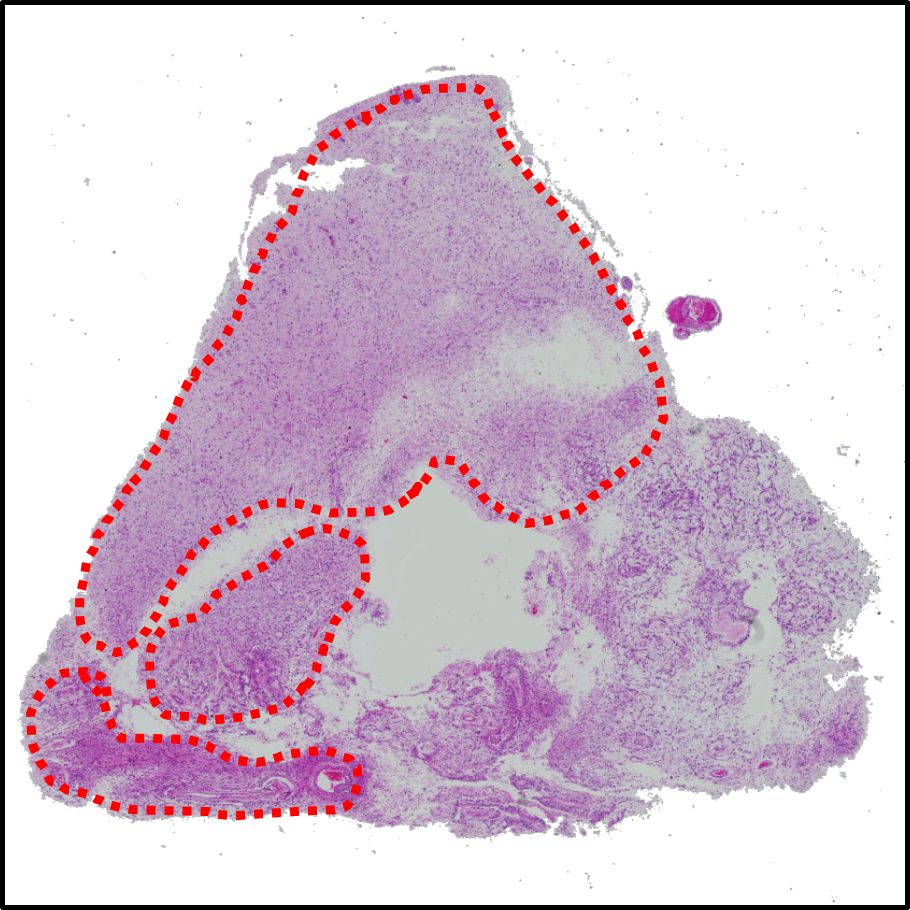
#> input picture he/B127_1.jpg, 910 x 910 px
$ python circleout.py   (older library calls are emulated)
#> lines starting #> are read from the running program, lines starting #| are printed output that depends on the picture; after the words box and inside, x2 and y2 are one past the last pixel; in counts of white or black regions, pixels touching at a corner belong together
### code/functions.py
#!/usr/bin/env python3
# -*- coding: utf-8 -*-
"""
Created on Fri Nov 24 17:18:31 2017

Functions

@author: xiranliu
"""
import numpy as np
from scipy.signal import convolve2d as conv2
from numpy.linalg import svd
import matplotlib.pyplot as plt
from scipy.ndimage.morphology import binary_fill_holes
from scipy.signal import correlate, correlate2d

# Return magnitude, theta of gradients of image X
# [14 lines left out: function grads, not called in this run]


# Return image X with outliers removed

def filterOutlier(X,iter=1,more=1):
    X0 = np.copy(X)
    if iter<1:
        iter = 1
    for i in range(iter):
        X0 = filterOutlierOnce1(X0)
    for i in range(more):
        X0 = filterOutlierOnce2(X0)
    return X0

# Iteratively remove outliers in image X
def filterOutlierOnce1(X):
    if len(X.shape)==3:
        h,w,d = X.shape
        Y = (np.all(X>0,axis=-1)).astype(int)
    else:
        h,w = X.shape
        Y = (X>0).astype(int)
    dsum = np.array([[0,1,0],[1,0,1],[0,1,0]])
    g = conv2(Y,dsum,'same')
    Z = g>2
    if len(X.shape)==3:
        Z = np.dstack([Z]*d)
    return np.multiply(X,Z)

# Iteratively remove outliers in image X
def filterOutlierOnce2(X):
    if len(X.shape)==3:
        h,w,d = X.shape
        Y = (np.all(X>0,axis=-1)).astype(int)
    else:
        h,w = X.shape
        Y = (X>0).astype(int)
    dsum = np.array([[1,1,1],[1,0,1],[1,1,1]])
    g = conv2(Y,dsum,'same')
    Z = g>2
    if len(X.shape)==3:
        Z = np.dstack([Z]*d)
    return np.multiply(X,Z)


# Calculate homography that maps from (x,y) to (x',y')

# [177 lines left out: functions getH, splice, splice2, splice3, not called in this run]


max_shift = 100

# Optimize the transformation
# [90 lines left out: function optimizeSplice, not called in this run]


# Label the H&E staining image according to the pathologies marked out by clinicians using dotted red/blue/yellow lines.

def label(he_img,sample=''):

#> called with sample = 'B127_1'
    height,width = he_img.shape[0],he_img.shape[1]
#> height = 910; width = 910

    # red
    red = np.logical_and(np.logical_and(he_img[:,:,0]>190/255,he_img[:,:,1]<50/255),he_img[:,:,2]<80/255).astype('int')
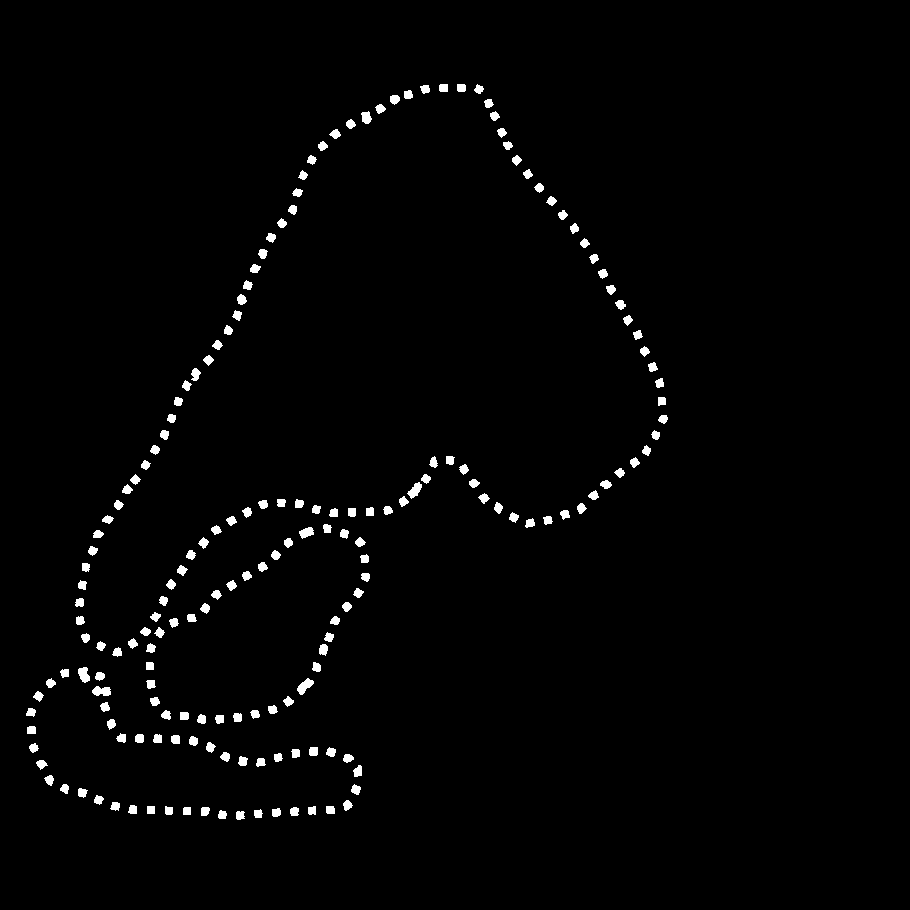
#> red: shape (910, 910) int64; values 0 (black) and 1 (white), 1.6% white; 187 white regions, largest, box (x1, y1, x2, y2) and area: (297, 678, 314, 695) 149, (92, 686, 111, 696) 144, (78, 667, 90, 683) 134

    # blue
    blue = np.logical_and(np.logical_and(he_img[:,:,2]>160/255,he_img[:,:,1]<180/255),he_img[:,:,0]<100/255).astype('int')
#> blue: shape (910, 910) int64; every value is 0

    # yellow
    yellow = np.logical_and(he_img[:,:,0]<250/255,np.logical_and(np.logical_and(he_img[:,:,0]>170/255,he_img[:,:,1]>170/255),he_img[:,:,2]<140/255)).astype('int')


    # Masking
    d = 5
    kernel = np.float32(np.ones((2*d+1,2*d+1)))
    hf = int(np.floor(d/2))
    kernel[d-hf:d+hf,d-hf:d+hf] = 0
    mid_kernel = 1-kernel
    kernel2 = np.float32(np.ones((2*d+1,2*d+1)))

    # RED
    # Connect boundary
    holder = np.zeros(red.shape)
    k = conv2(red,kernel,'valid')
    mid_k = conv2(red,mid_kernel,'valid')
    fill = conv2(red,kernel2,'valid')>0
#> fill: shape (900, 900) bool; 7.7% white; 2 white regions, box (x1, y1, x2, y2) and area: (65, 74, 668, 724) 46926, (16, 657, 362, 820) 15688
    holder[d:height-d,d:width-d] = np.logical_and(k>0,mid_k==0)*fill
#> holder: shape (910, 910) float64; values 0 (black) and 1 (white), 4.4% white; 2 white regions, box (x1, y1, x2, y2) and area: (70, 79, 673, 729) 27351, (21, 662, 367, 825) 9241
    holder = holder+red
#> holder: shape (910, 910) float64; values 0 (black) and 1 (white), 6% white; 189 white regions, largest, box (x1, y1, x2, y2) and area: (70, 79, 673, 729) 27351, (21, 662, 367, 825) 9241, (297, 678, 314, 695) 149
    holder = conv2(holder,np.ones((d,d)),'same')>0
#> holder: shape (910, 910) bool; 9.6% white; 1 white region, box (x1, y1, x2, y2) and area: (19, 77, 675, 827) 79108
    # Fill circle
    filled = binary_fill_holes(holder)
#> filled: shape (910, 910) bool; 30.2% white; 1 white region, box (x1, y1, x2, y2) and area: (19, 77, 675, 827) 249726
    filled = filled*(1-holder)
#> filled: shape (910, 910) int64; values 0 (black) and 1 (white), 20.6% white; 5 white regions, box (x1, y1, x2, y2) and area: (91, 99, 651, 640) 135612, (161, 540, 354, 708) 17639, (43, 684, 346, 804) 13884, (174, 514, 305, 611) 3456, (167, 727, 190, 729) 27
    r_filled = filterOutlier(filled,iter=2,more=2)
#> the loop in filterOutlier, `for i in range(iter):` made 2 passes
#> pass 1, in filterOutlierOnce1, `g = conv2(Y,dsum,'same')`:
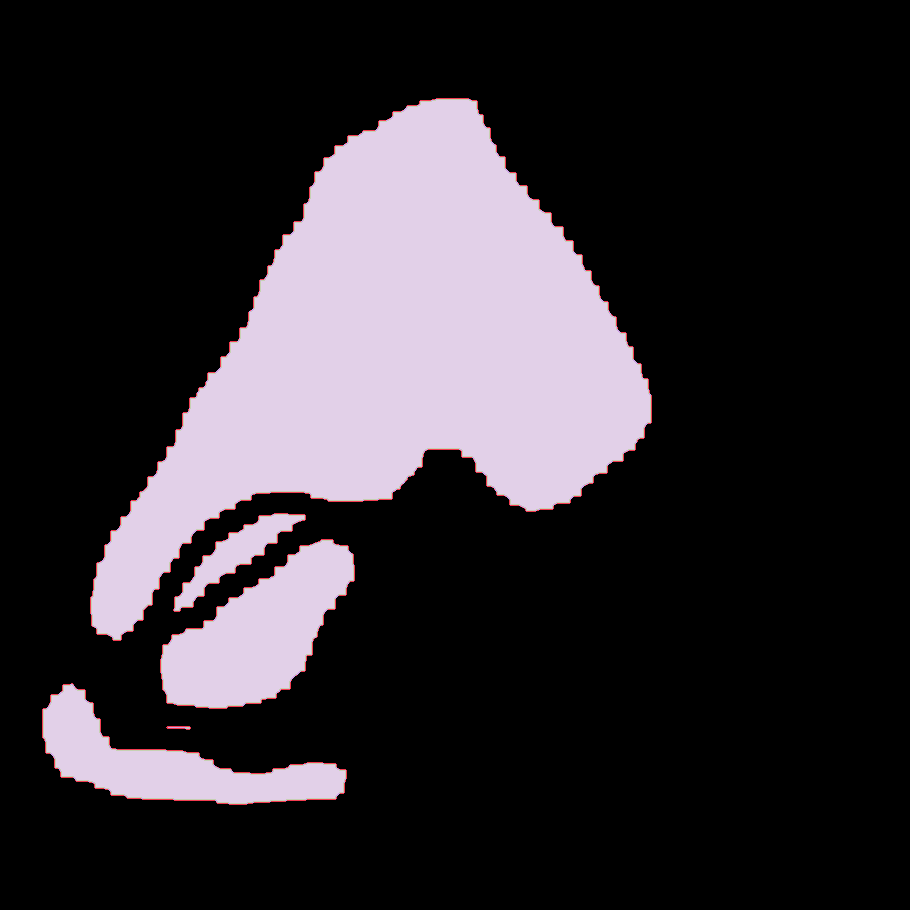
#> g: shape (910, 910) int64; 5 distinct labels, from 0 to 4; one colour per label, 0 black
#> after the loop in filterOutlier, `for i in range(iter):`:
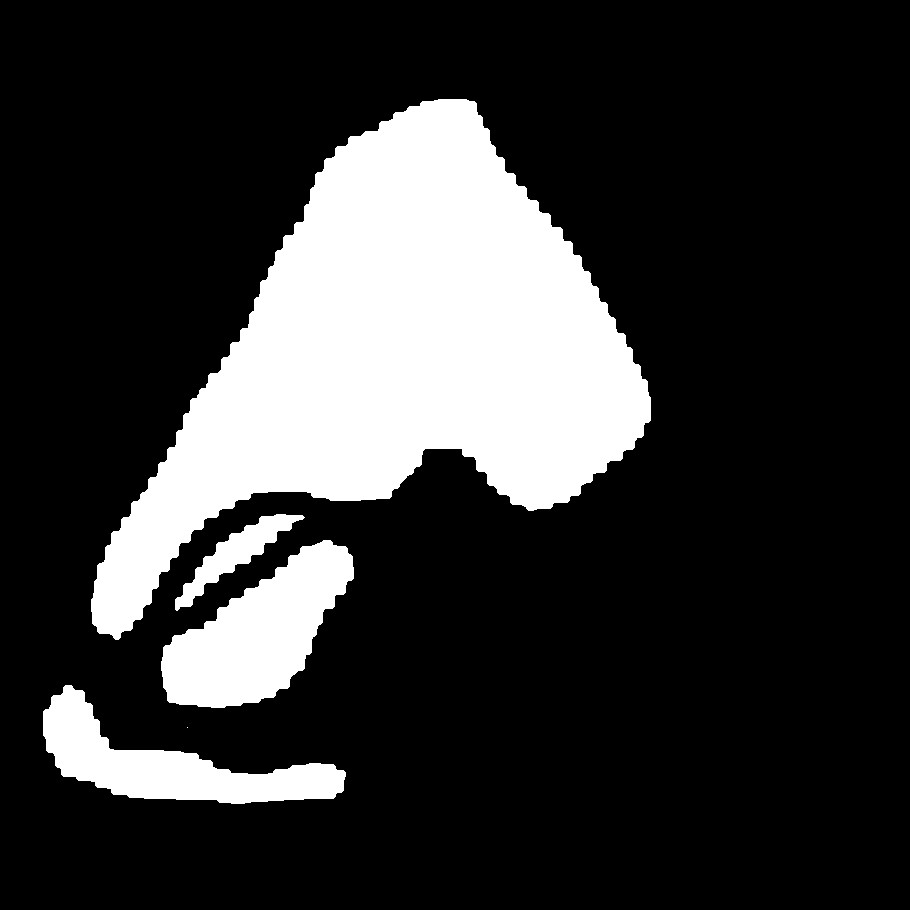
#> X0: shape (910, 910) int64; values 0 (black) and 1 (white), 20.4% white; 5 white regions (1 under 20 px), largest, box (x1, y1, x2, y2) and area: (91, 99, 651, 640) 134829, (161, 540, 354, 708) 17401, (43, 685, 346, 804) 13677, (175, 514, 305, 611) 3300
#> the loop in filterOutlier, `for i in range(more):` made 2 passes
#> pass 1, in filterOutlierOnce2, `g = conv2(Y,dsum,'same')`:
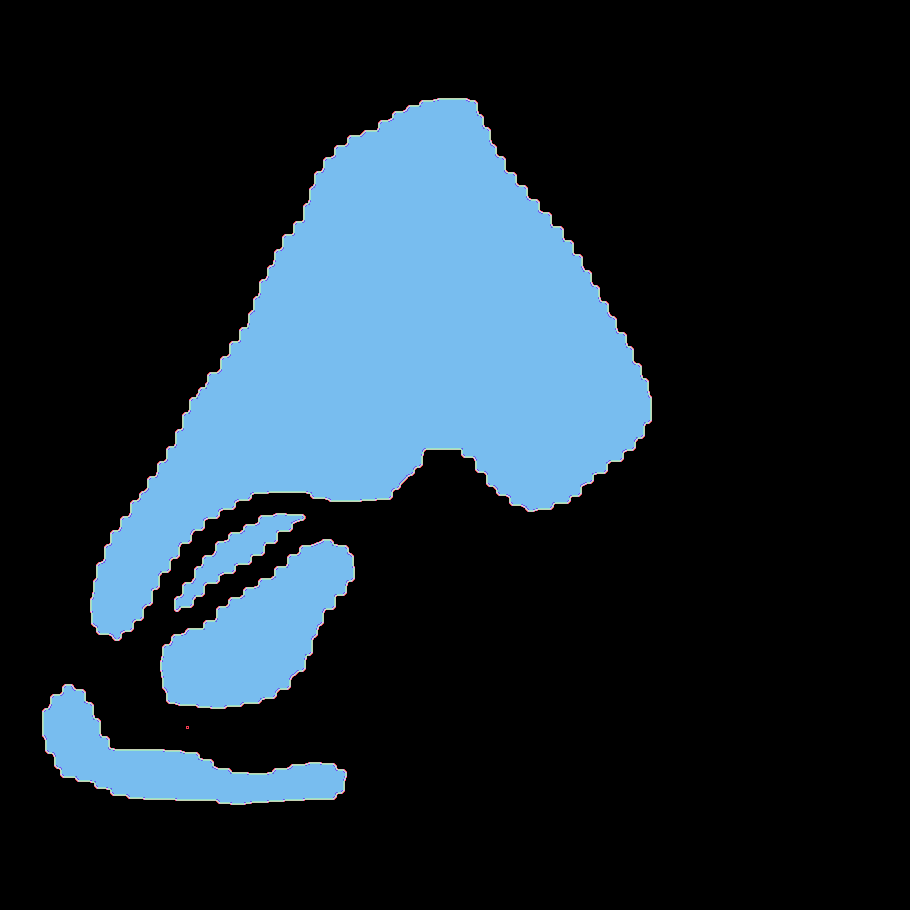
#> g: shape (910, 910) int64; 9 distinct labels, from 0 to 8; one colour per label, 0 black
#> pass 1, in filterOutlierOnce2, `Z = g>2`:
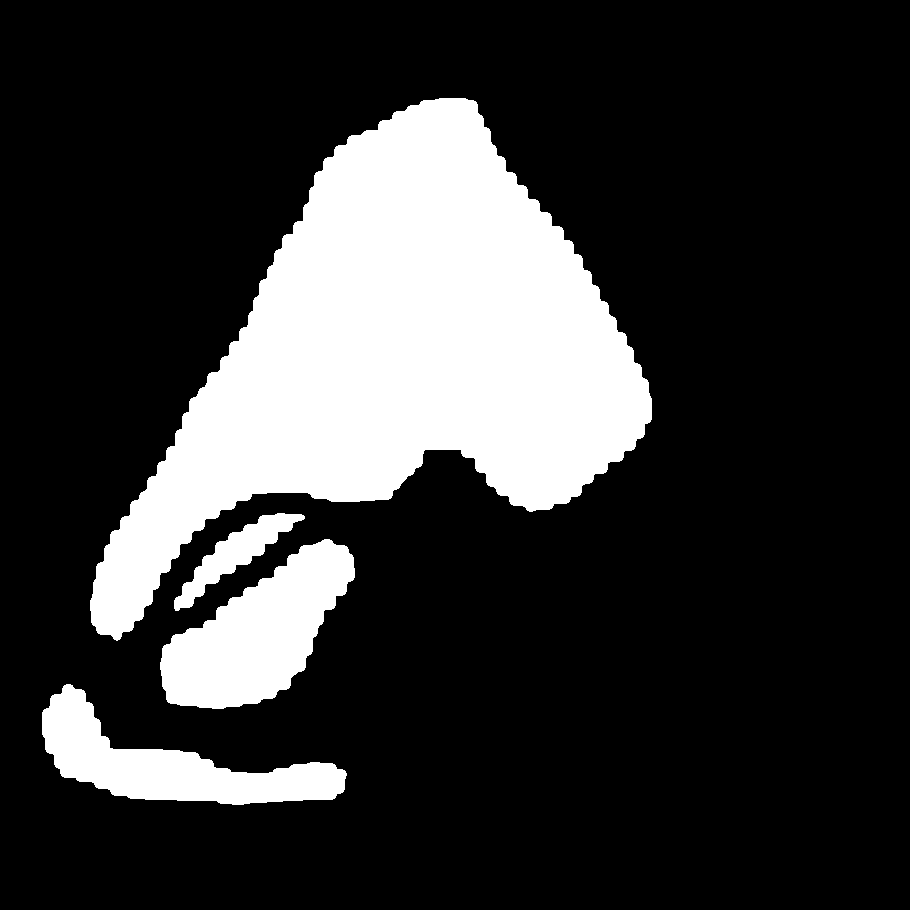
#> Z: shape (910, 910) bool; 20.8% white; 4 white regions, box (x1, y1, x2, y2) and area: (90, 98, 652, 641) 136474, (160, 539, 355, 709) 17905, (42, 684, 347, 805) 14350, (174, 513, 305, 611) 3612


    # BLUE
    # Connect boundary
    holder = np.zeros(blue.shape)
    k = conv2(blue,kernel,'valid')
#> k: shape (900, 900) float64; every value is 0
    mid_k = conv2(blue,mid_kernel,'valid')
    fill = conv2(blue,kernel2,'valid')>0
#> fill: shape (900, 900) bool; every value is 0
    holder[d:height-d,d:width-d] = np.logical_and(k>0,mid_k==0)*fill
    holder = holder+blue
    holder = conv2(holder,np.ones((d,d)),'same')>0
#> holder: shape (910, 910) bool; every value is 0
    # Fill circle
    filled = binary_fill_holes(holder)
    filled = filled*(1-holder)
    b_filled = filterOutlier(filled,iter=2,more=2)


    # YELLOW
    # Connect boundary
    holder = np.zeros(yellow.shape)
    k = conv2(yellow,kernel,'valid')
    mid_k = conv2(yellow,mid_kernel,'valid')
    fill = conv2(yellow,kernel2,'valid')>0
    holder[d:height-d,d:width-d] = np.logical_and(k>0,mid_k==0)*fill
    holder = holder+yellow
    holder = conv2(holder,np.ones((d,d)),'same')>0
    # Fill circle
    filled = binary_fill_holes(holder)
    filled = filled*(1-holder)
    y_filled = filterOutlier(filled,iter=2,more=2)

    filled = r_filled+2*b_filled+3*y_filled

    fig1 = plt.figure(1)
    plt.imshow(filled,cmap='jet')
#    plt.colorbar()
    plt.clim(0,3)
    fig1.savefig('../img/'+sample+'_mask.png')
    plt.close(fig1)

    # display both
    fig2 = plt.figure(2)
    plt.imshow(he_img)
    plt.imshow(filled,cmap='jet',alpha=0.5)
#    plt.colorbar()
    plt.clim(0,3)
    fig2.savefig('../img/'+sample+'_label.png')
#    plt.close(fig2)

    return filled


# Compute cross-correlatino between two images of the same size.
# [7 lines left out: function crossCorrelation, not called in this run]

### code/circleout.py
#!/usr/bin/env python3
# -*- coding: utf-8 -*-
"""
Created on Fri Nov 24 16:32:30 2017

Generate labeling masking based on pathologies marked out on H&E staining image

@author: xiranliu
"""
import numpy as np
from skimage.io import imread, imsave
import matplotlib.pyplot as plt
from PIL import Image
from os.path import normpath as fn # Fixes window/linux path conventions
import functions as fnc
from scipy.io import loadmat
from scipy import ndimage
import itertools
from scipy.signal import convolve2d as conv2
from scipy.ndimage.morphology import binary_fill_holes


sample = 'B127_1'

#samples = ['B92','B94','B95_1','B95_2','B96','B97','B120_1','B120_2','B121','B122_1','B122_2','B122_3','B122_4','B122_4_5','B123','B124_5','B124_7','B125','B126','B127_1','B127_2','B128']

#for sample in samples:
print (sample)
# H&E Image
he_img = np.float32(imread(fn('../he/'+sample+'.jpg')))/255.
# Labeling on H&E
fnc.label(he_img,sample)


#img_gray = np.float32(imread(fn('../he/'+sample+'.jpg'),as_grey=True))
#
#
### D-HISTO MAP
# [10 lines of commented-out code are left out]
### Display images for manually-specified points
#fig = plt.figure(1)
#
#plt.subplot(121)
#plt.title((sample+' H&E Image'))
#plt.imshow(img_gray,cmap='gray')
#
#plt.subplot(122)
#plt.title((sample+' D-Histo Map'))
#plt.imshow(dh_img,cmap='gray')
#
##cid = fig.canvas.mpl_connect('button_press_event', onclick)
#
#plt.show(1)
#
#fig = plt.figure(2)
#plt.imshow(he_img)
#
#
#height,width = he_img.shape
#
## red
#red = np.logical_and(np.logical_and(he_img[:,:,0]>200/255,he_img[:,:,1]<50/255),he_img[:,:,2]<50/255).astype('int')
#
## blue
#blue = np.logical_and(np.logical_and(he_img[:,:,2]>200/255,he_img[:,:,1]<200/255),he_img[:,:,0]<100/255).astype('int')
#
## yellow
#yellow = np.logical_and(np.logical_and(he_img[:,:,0]>200/255,he_img[:,:,1]>200/255),he_img[:,:,2]<150/255).astype('int')
#
#
## Masking
#d = 5
#kernel = np.float32(np.ones((2*d+1,2*d+1)))
#hf = int(np.floor(d/2))
#kernel[d-hf:d+hf,d-hf:d+hf] = 0
#mid_kernel = 1-kernel
#kernel2 = np.float32(np.ones((2*d+1,2*d+1)))
#
## RED
## Connect boundary
#holder = np.zeros(red.shape)
#k = conv2(red,kernel,'valid')
#mid_k = conv2(red,mid_kernel,'valid')
#fill = conv2(red,kernel2,'valid')>0
#holder[d:height-d,d:width-d] = np.logical_and(k>0,mid_k==0)*fill
#holder = holder+red
#holder = conv2(holder,np.ones((d,d)),'same')>0
## Fill circle
#filled = binary_fill_holes(holder)
#filled = filled*(1-holder)
#r_filled = fnc.filterOutlier(filled,iter=2,more=2)
#
#
## BLUE
## Connect boundary
#holder = np.zeros(blue.shape)
#k = conv2(blue,kernel,'valid')
#mid_k = conv2(blue,mid_kernel,'valid')
#fill = conv2(blue,kernel2,'valid')>0
#holder[d:height-d,d:width-d] = np.logical_and(k>0,mid_k==0)*fill
#holder = holder+blue
#holder = conv2(holder,np.ones((d,d)),'same')>0
## Fill circle
#filled = binary_fill_holes(holder)
#filled = filled*(1-holder)
#b_filled = fnc.filterOutlier(filled,iter=2,more=2)
#
#
## YELLOW
## Connect boundary
#holder = np.zeros(yellow.shape)
#k = conv2(yellow,kernel,'valid')
#mid_k = conv2(yellow,mid_kernel,'valid')
#fill = conv2(yellow,kernel2,'valid')>0
#holder[d:height-d,d:width-d] = np.logical_and(k>0,mid_k==0)*fill
#holder = holder+yellow
#holder = conv2(holder,np.ones((d,d)),'same')>0
## Fill circle
#filled = binary_fill_holes(holder)
#filled = filled*(1-holder)
#y_filled = fnc.filterOutlier(filled,iter=2,more=2)
#
#filled = r_filled+2*b_filled+3*y_filled
#
#fig = plt.figure(3)
#plt.imshow(filled)
#plt.colorbar()
#
#
## display both
#fig = plt.figure(4)
#plt.imshow(he_img)
#plt.imshow(filled,alpha=0.5)
#plt.colorbar()
